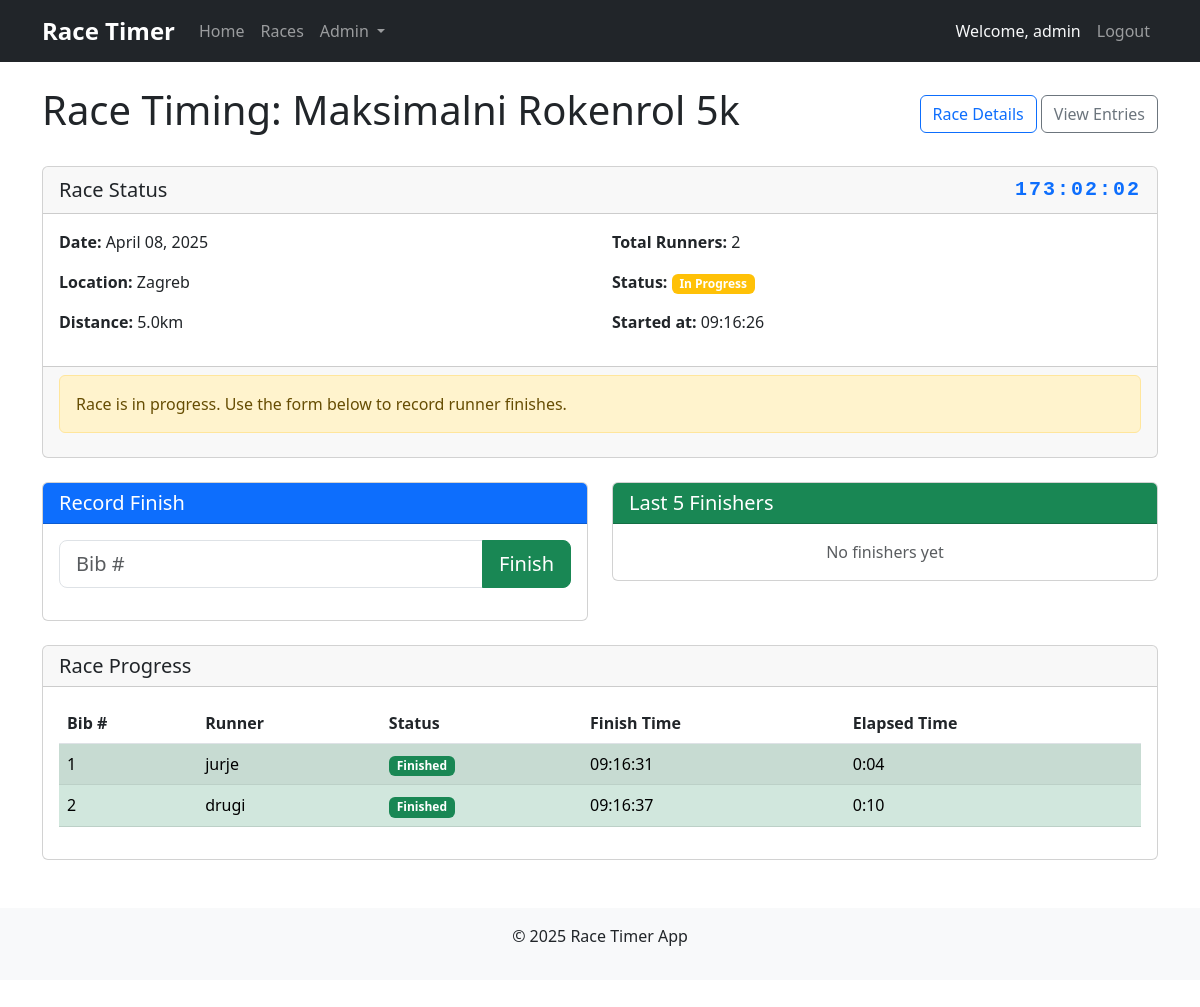
Screenshot of /admin/race/1/timing (signed in) with the database file from the repository.
### models.py (models this page shows, shortened)
class User(db.Model, UserMixin):
    id = db.Column(db.Integer, primary_key=True)
    username = db.Column(db.String(80), unique=True, nullable=False)
    email = db.Column(db.String(120), unique=True, nullable=False)
    password_hash = db.Column(db.String(128))
    is_admin = db.Column(db.Boolean, default=False)
    created_at = db.Column(db.DateTime, default=datetime.utcnow)
    race_entries = db.relationship('RaceEntry', backref='runner', lazy=True)

class Race(db.Model):
    id = db.Column(db.Integer, primary_key=True)
    name = db.Column(db.String(100), nullable=False)
    description = db.Column(db.Text)
    location = db.Column(db.String(200))
    date = db.Column(db.Date, nullable=False)
    start_time = db.Column(db.Time)
    distance = db.Column(db.Float)  # in kilometers
    max_participants = db.Column(db.Integer)
    is_active = db.Column(db.Boolean, default=True)
    is_started = db.Column(db.Boolean, default=False)
    start_timestamp = db.Column(db.DateTime)
    created_at = db.Column(db.DateTime, default=datetime.utcnow)
    entries = db.relationship('RaceEntry', backref='race', lazy=True)

class RaceEntry(db.Model):
    id = db.Column(db.Integer, primary_key=True)
    bib_number = db.Column(db.Integer, nullable=False)
    race_id = db.Column(db.Integer, db.ForeignKey('race.id'), nullable=False)
    user_id = db.Column(db.Integer, db.ForeignKey('user.id'), nullable=False)
    registration_time = db.Column(db.DateTime, default=datetime.utcnow)
    start_time = db.Column(db.DateTime)  # When the race started
    finish_time = db.Column(db.DateTime)  # When runner finished
    status = db.Column(db.String(20), default='registered')  # registered, started, finished, DNF
    @property
    def elapsed_time(self):
        if self.start_time and self.finish_time:
            return (self.finish_time - self.start_time).total_seconds()
        return None

### app.py (the view)
@app.route('/admin/race/<int:race_id>/timing')
@login_required
def race_timing(race_id):
    if not current_user.is_admin:
        flash('Access denied: Admin privileges required.')
        return redirect(url_for('index'))
    race = Race.query.get_or_404(race_id)
    entries = RaceEntry.query.filter_by(race_id=race_id).join(User).all()
    return render_template('admin/race_timing.html', race=race, entries=entries)

### app.py (called while the page is built)
@login_manager.user_loader
def load_user(user_id):
    return User.query.get(int(user_id))

### templates/admin/race_timing.html (shortened to what this page needs)
{% extends "base.html" %}
{% block content %}
<div class="d-flex justify-content-between align-items-center mb-4">
    <h1>Race Timing: {{ race.name }}</h1>
    <div>
        <a href="{{ url_for('race_details', race_id=race.id) }}" class="btn btn-outline-primary">Race Details</a>
        <a href="{{ url_for('race_entries', race_id=race.id) }}" class="btn btn-outline-secondary">View Entries</a>
    </div>
</div>
<div class="card mb-4">
    <div class="card-header">
        <div class="d-flex justify-content-between align-items-center">
            <h5 class="mb-0">Race Status</h5>
            <div id="race-time-display" class="fs-5 fw-bold text-primary">00:00:00</div>
        </div>
    </div>
    <div class="card-body">
        <div class="row">
            <div class="col-md-6">
                <p><strong>Date:</strong> {{ race.date.strftime('%B %d, %Y') }}</p>
                <p><strong>Location:</strong> {{ race.location }}</p>
                {% if race.distance %}
                <p><strong>Distance:</strong> {{ race.distance }}km</p>
                {% endif %}
            </div>
            <div class="col-md-6">
                <p><strong>Total Runners:</strong> {{ entries|length }}</p>
                <p><strong>Status:</strong>
                    {% if race.is_started %}
                    <span class="badge bg-warning">In Progress</span>
                    {% else %}
                    <span class="badge bg-primary">Not Started</span>
                    {% endif %}
                </p>
                {% if race.is_started %}
                <p><strong>Started at:</strong> {{ race.start_timestamp.strftime('%H:%M:%S') }}</p>
                {% endif %}
            </div>
        </div>
    </div>
    <div class="card-footer">
        {% if not race.is_started %}
        <button id="start-race-btn" class="btn btn-success btn-lg" data-race-id="{{ race.id }}">
            Start Race
        </button>
        {% else %}
        <div class="alert alert-warning">
            Race is in progress. Use the form below to record runner finishes.
        </div>
        {% endif %}
    </div>
</div>
{% if race.is_started %}
<div class="row mb-4">
    <div class="col-md-6">
        <div class="card">
            <div class="card-header bg-primary text-white">
                <h5 class="mb-0">Record Finish</h5>
            </div>
            <div class="card-body">
                <form id="finish-runner-form">
                    <div class="input-group mb-3">
                        <input type="number" id="bib-number" class="form-control form-control-lg" placeholder="Bib #" required>
                        <button type="submit" class="btn btn-success btn-lg">Finish</button>
                    </div>
                </form>
            </div>
        </div>
    </div>
    <div class="col-md-6">
        <div class="card">
            <div class="card-header bg-success text-white">
                <h5 class="mb-0">Last 5 Finishers</h5>
            </div>
            <div class="card-body">
                <div id="recent-finishers">
                    <div class="text-center text-muted">
                        No finishers yet
                    </div>
                </div>
            </div>
        </div>
    </div>
</div>
<div class="card">
    <div class="card-header">
        <h5 class="mb-0">Race Progress</h5>
    </div>
    <div class="card-body">
        <div class="table-responsive">
            <table class="table table-striped table-hover" id="race-progress-table">
                <thead>
                    <tr>
                        <th>Bib #</th>
                        <th>Runner</th>
                        <th>Status</th>
                        <th>Finish Time</th>
                        <th>Elapsed Time</th>
                    </tr>
                </thead>
                <tbody>
                    {% for entry in entries %}
                    <tr id="runner-{{ entry.bib_number }}" class="
                        {% if entry.status == 'finished' %}table-success{% endif %}
                    ">
                        <td>{{ entry.bib_number }}</td>
                        <td>{{ entry.runner.username }}</td>
                        <td>
                            {% if entry.status == 'registered' %}
                            <span class="badge bg-secondary">Not Started</span>
                            {% elif entry.status == 'started' %}
                            <span class="badge bg-warning">Running</span>
                            {% elif entry.status == 'finished' %}
                            <span class="badge bg-success">Finished</span>
                            {% elif entry.status == 'DNF' %}
                            <span class="badge bg-danger">DNF</span>
                            {% endif %}
                        </td>
                        <td>{{ entry.finish_time.strftime('%H:%M:%S') if entry.finish_time else '--:--:--' }}</td>
                        <td>
                            {% if entry.elapsed_time %}
                            {% set hours = (entry.elapsed_time / 3600)|int %}
                            {% set minutes = ((entry.elapsed_time % 3600) / 60)|int %}
                            {% set seconds = (entry.elapsed_time % 60)|int %}
                            {% if hours > 0 %}
                            {{ '%d:%02d:%02d'|format(hours, minutes, seconds) }}
                            {% else %}
                            {{ '%d:%02d'|format(minutes, seconds) }}
                            {% endif %}
                            {% else %}
                            --:--
                            {% endif %}
                        </td>
                    </tr>
                    {% endfor %}
                </tbody>
            </table>
        </div>
    </div>
</div>
{% endif %}
{% endblock %}

### templates/base.html (shortened to what this page needs)
<!DOCTYPE html>
<html lang="en">
<head>
    <link href="https://cdn.jsdelivr.net/npm/bootstrap@5.3.0-alpha1/dist/css/bootstrap.min.css" rel="stylesheet">
    <link href="{{ url_for('static', filename='css/style.css') }}" rel="stylesheet">
</head>
<body>
    <nav class="navbar navbar-expand-lg navbar-dark bg-dark">
        <div class="container">
            <a class="navbar-brand" href="{{ url_for('index') }}">Race Timer</a>
            <div class="collapse navbar-collapse" id="navbarNav">
                <ul class="navbar-nav me-auto">
                    <li class="nav-item">
                        <a class="nav-link" href="{{ url_for('index') }}">Home</a>
                    </li>
                    <li class="nav-item">
                        <a class="nav-link" href="{{ url_for('races') }}">Races</a>
                    </li>
                    {% if current_user.is_authenticated and current_user.is_admin %}
                    <li class="nav-item dropdown">
                        <a class="nav-link dropdown-toggle" href="#" id="adminDropdown" role="button" data-bs-toggle="dropdown">
                            Admin
                        </a>
                    </li>
                    {% endif %}
                </ul>
                <ul class="navbar-nav">
                    {% if current_user.is_authenticated %}
                    <li class="nav-item">
                        <span class="nav-link text-light">Welcome, {{ current_user.username }}</span>
                    </li>
                    <li class="nav-item">
                        <a class="nav-link" href="{{ url_for('logout') }}">Logout</a>
                    </li>
                    {% endif %}
                </ul>
            </div>
        </div>
    </nav>
    <main class="container mt-4">
        {% block content %}{% endblock %}
    </main>
    <footer class="mt-5 py-3 bg-light">
        <div class="container text-center">
            <p>&copy; 2025 Race Timer App</p>
        </div>
    </footer>
</body>
</html>

### static/css/style.css (style rules this page uses)
body { padding-bottom: 60px; }
.navbar-brand { font-weight: bold; font-size: 1.5rem; }
#race-time-display { font-family: monospace; font-size: 2rem; letter-spacing: 2px; }
footer { background-color: #f8f9fa; padding: 20px 0; margin-top: 40px; }

### rows the page displays
User: username "admin"
Race: name "Maksimalni Rokenrol 5k", date "April 08, 2025", location "Zagreb", distance "5.0", start_timestamp "09:16:26"
RaceEntry: bib_number "1", runner.username "jurje", status "Finished", finish_time "09:16:31", value "0:04"
RaceEntry: bib_number "2", runner.username "drugi", status "Finished", finish_time "09:16:37", value "0:10"

### other values shown
{{ entries|length }} "2"
